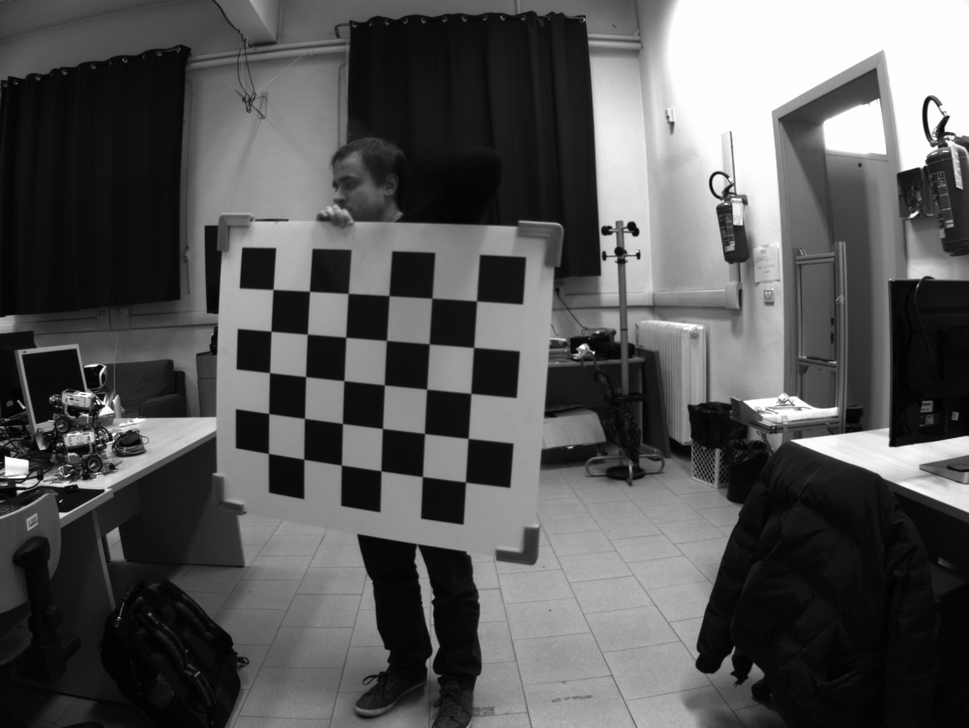
//> input picture Lab8/data/checkerboard_images/0000_color.png, 969 x 728 px, shrunk from 1928 x 1448 before the run; its folder holds only this picture in this run
$ ./task   (built with g++ and OpenCV 4)
//> lines starting //> are read from the running program, lines starting //| are printed output that depends on the picture
//Lab 8 task 2
#include <iostream>
#include <opencv2/highgui.hpp>
#include <opencv2/imgproc.hpp>
#include <opencv2/calib3d.hpp>

using namespace cv;
using namespace std;

int main() {
    //path and vector for images
    String path = "data/checkerboard_images/*.png";
    String path_test = "data/test_image.png";
    vector<String> fn;
    vector<Mat> images;
    glob(path, fn, true);

    //load all the images
    for(int i=0; i<fn.size(); ++i) {
        //read images in grayscale
        Mat img = imread(fn[i], IMREAD_GRAYSCALE);
//> img is the input picture: 728 rows x 969 cols, CV_8UC1; min 0, max 255, mean 86.7
        //check correct image reading
        if(img.empty()) {
            printf("Error uploading image %s\n", fn[i]);
        } else {
            images.push_back(img);
        }
    }
    //upload test image
    Mat test_image = imread(path_test);
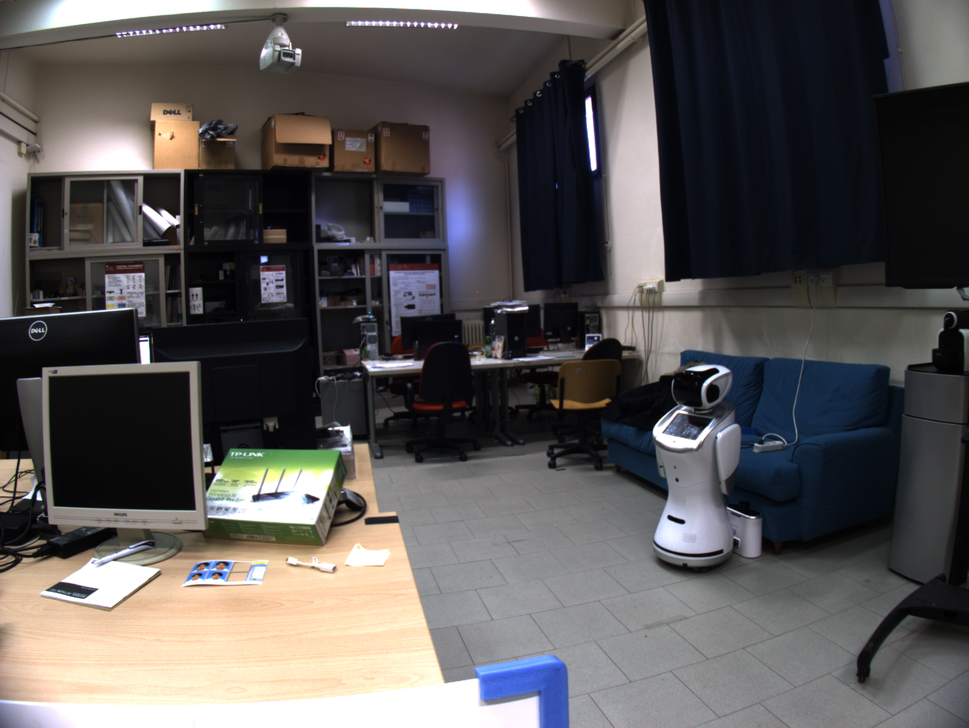
//> input picture Lab8/data/test_image.png, 969 x 728 px, shrunk from 1928 x 1448 before the run
//> test_image is the input picture: 728 rows x 969 cols, CV_8UC3; mean B, G, R 86.2, 86.8, 89.8

    //checkerboard dimensions
    int BOARD[2] {6, 5};
    Size patternsize (BOARD[0], BOARD[1]);
    //objects points and corners for each image
    vector<vector<Point3f>> objpoints;
    vector<vector<Point2f>> corners;

    //define coordinates for 3d points, for objpoints
    vector<Point3f> objp;
    for(int i=0; i<BOARD[1]; ++i) {
        for(int j=0; j<BOARD[0]; ++j) {
            objp.push_back(Point3f(j, i, 0));
        }
    }

    //findChessboardCorners task
    for(int i=0; i<images.size(); ++i) {
        //corners for each image
        vector<Point2f> c;
        bool patternfound = findChessboardCorners(images[i], patternsize, c,
                                                CALIB_CB_ADAPTIVE_THRESH + CALIB_CB_NORMALIZE_IMAGE + CALIB_CB_FAST_CHECK);
        //check if the pattern has been found
        if(patternfound) {
            cornerSubPix(images[i], c, Size(11, 11), Size(-1, -1),
                        TermCriteria(TermCriteria::EPS + TermCriteria::MAX_ITER, 30, 0.1));
            //save the corners
            corners.push_back(c);
        }
        //draw corners
        drawChessboardCorners(images[i], patternsize, Mat(corners[i]), patternfound);

        //save 3d coordinates for each image
        objpoints.push_back(objp);
    }
//> this loop made 1 pass
//> patternfound on pass 1: true

    //display all images with corners
    for(int i=0; i<images.size(); ++i) {
        imshow("Image", images[i]);
        waitKey(0);
    }
//> this loop made 1 pass
//> pass 1, `imshow("Image", images[i]);`:
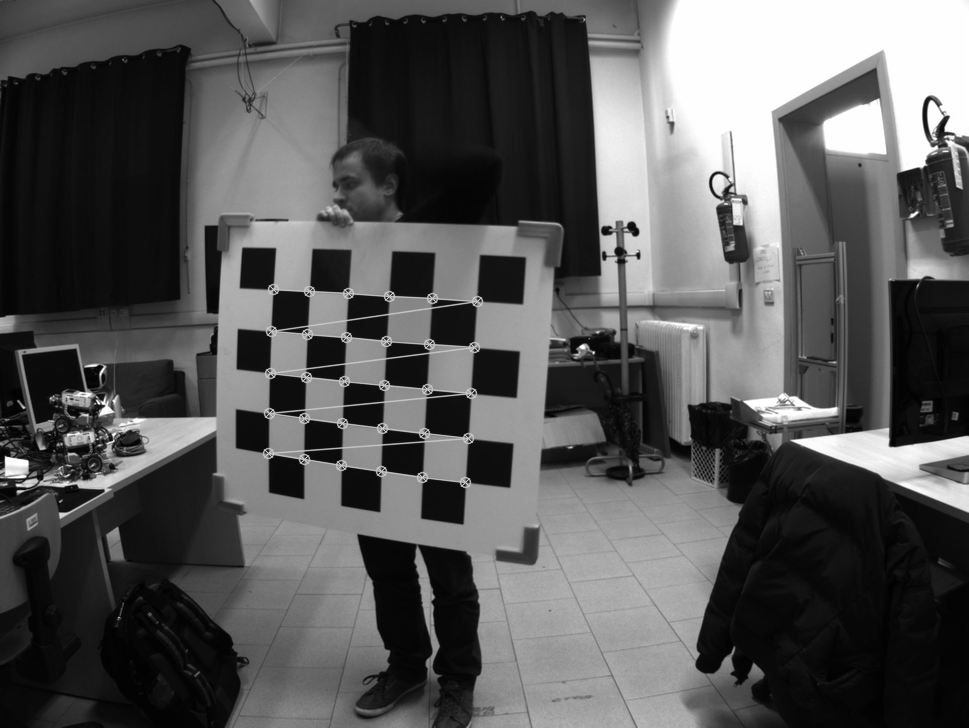
//> window 'Image': 728 rows x 969 cols, CV_8UC1; min 0, max 255, mean 87.4

    //variables for calibration
    Mat camera_matrix, dist_coeffs, R, T;
    //perform calibrateCamera and get reprojection error
    //Other approach: use perViewError paramterer of overloaded method
    double reproj_error = calibrateCamera(objpoints, corners, Size(images[0].rows, images[0].cols), camera_matrix, dist_coeffs, R, T);
//> camera_matrix = [[1691.6, 0, 371.2], [0, 1511.7, 472.8], [0, 0, 1]]; dist_coeffs = [-1.92, -28.29, -0.154, 0.139, 1227.7]; R = [[0.209, 0.564, 0.0859]]; T = [[-2.23, -4.36, 36.21]]; reproj_error = 0.091
    printf("RMS re-projection error: %d", reproj_error);
//| RMS re-projection error: 0

    //variables for undistort and rectify
    Mat new_matrix, map1, map2;
    //sample image
//> (the run ends here: the program stops with an error, at `Mat img = images[10];`)
